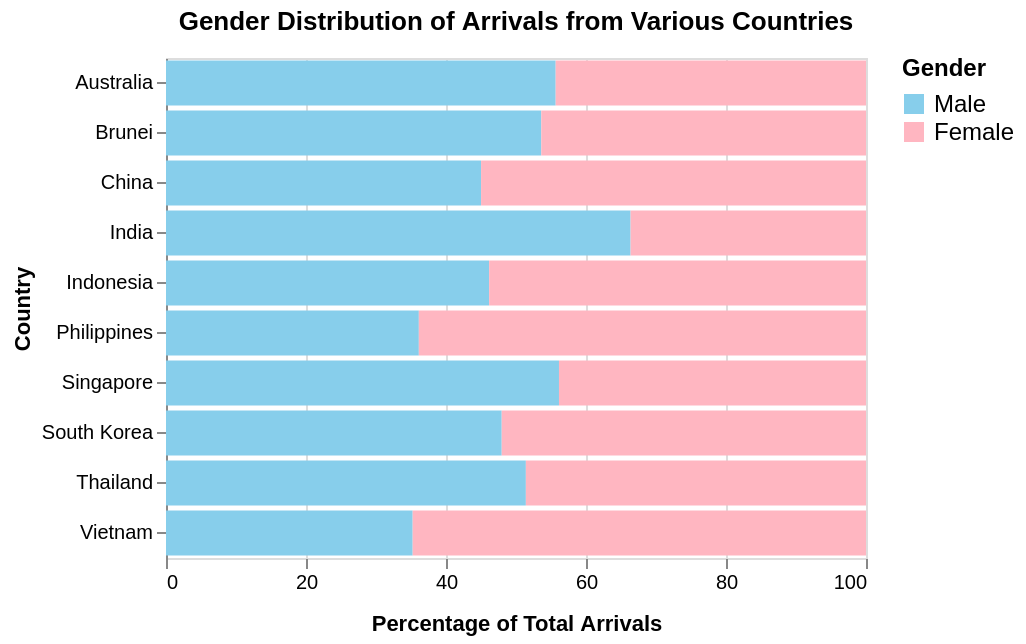

Vega-Lite specification stored for this chart:
### Vega-Lite specification from a JSON file in a GitHub repository (floating-point values rounded to 4 significant figures)
{"$schema": "https://vega.github.io/schema/vega-lite/v5.json", "title": {"text": "Gender Distribution of Arrivals from Various Countries", "fontSize": 13, "titlePadding": 20, "align": "center", "dy": -7}, "data": {"values": [{"country": "Singapore", "gender": "Male", "percentage": 56.14}, {"country": "Singapore", "gender": "Female", "percentage": 43.86}, {"country": "Brunei", "gender": "Male", "percentage": 53.61}, {"country": "Brunei", "gender": "Female", "percentage": 46.39}, {"country": "Australia", "gender": "Male", "percentage": 55.67}, {"country": "Australia", "gender": "Female", "percentage": 44.33}, {"country": "China", "gender": "Male", "percentage": 45.01}, {"country": "China", "gender": "Female", "percentage": 54.99}, {"country": "India", "gender": "Male", "percentage": 66.37}, {"country": "India", "gender": "Female", "percentage": 33.63}, {"country": "Indonesia", "gender": "Male", "percentage": 46.16}, {"country": "Indonesia", "gender": "Female", "percentage": 53.84}, {"country": "Philippines", "gender": "Male", "percentage": 36.12}, {"country": "Philippines", "gender": "Female", "percentage": 63.88}, {"country": "South Korea", "gender": "Male", "percentage": 47.96}, {"country": "South Korea", "gender": "Female", "percentage": 52.04}, {"country": "Thailand", "gender": "Male", "percentage": 51.41}, {"country": "Thailand", "gender": "Female", "percentage": 48.59}, {"country": "Vietnam", "gender": "Male", "percentage": 35.24}, {"country": "Vietnam", "gender": "Female", "percentage": 64.76}]}, "selection": {"GenderSelection": {"type": "single", "fields": ["gender"], "bind": {"input": "select", "options": [null, "Male", "Female"], "labels": ["Both", "Male", "Female"], "name": "Select Gender"}, "empty": "all"}}, "transform": [{"filter": {"or": [{"field": "gender", "equal": "Male"}, {"field": "gender", "equal": "Female"}, {"selection": "GenderSelection", "empty": "all"}]}}, {"filter": {"or": [{"selection": "GenderSelection", "empty": "all"}, {"field": "gender", "oneOf": [{"selection": "GenderSelection", "field": "gender"}]}]}}], "mark": "bar", "encoding": {"x": {"field": "percentage", "type": "quantitative", "axis": {"title": "Percentage of Total Arrivals", "titlePadding": 10, "format": ".0f", "grid": true, "labelAngle": 0, "tickCount": 6, "domain": false}, "scale": {"domain": [0, 100]}}, "y": {"field": "country", "type": "nominal", "axis": {"title": "Country", "labelAngle": 0}}, "color": {"field": "gender", "type": "nominal", "scale": {"domain": ["Male", "Female"], "range": ["#87CEEB", "#FFB6C1"]}, "legend": {"title": "Gender", "orient": "right", "titleFontSize": 12, "labelFontSize": 12}}, "tooltip": [{"field": "country", "type": "nominal", "title": "Country"}, {"field": "gender", "type": "nominal", "title": "Gender"}, {"field": "percentage", "type": "quantitative", "title": "Percentage of Arrivals", "format": ".1f"}]}, "width": 350, "height": 250}
